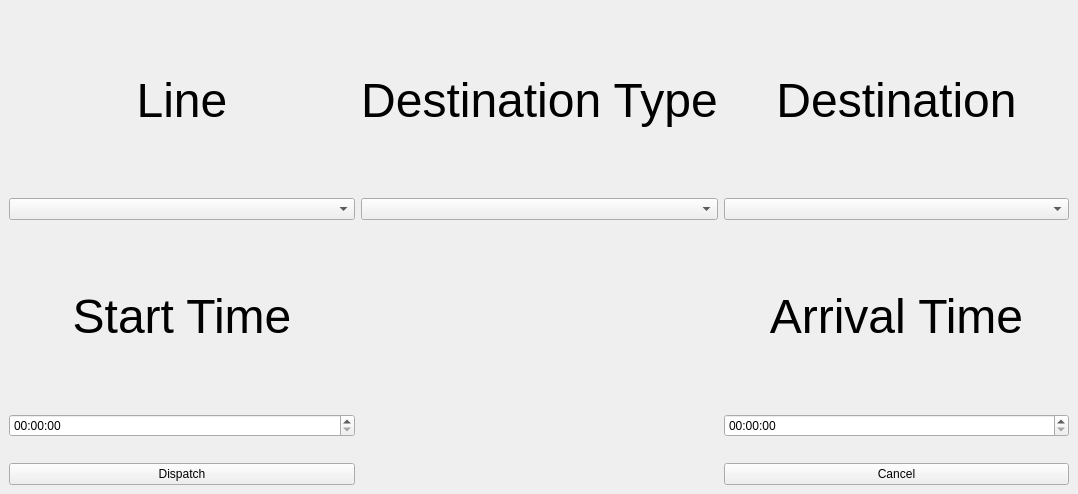
<?xml version="1.0" encoding="UTF-8"?>
<ui version="4.0">
 <class>MainWindow</class>
 <widget class="QMainWindow" name="MainWindow">
  <property name="geometry">
   <rect>
    <x>0</x>
    <y>0</y>
    <width>1078</width>
    <height>494</height>
   </rect>
  </property>
  <property name="windowTitle">
   <string>MainWindow</string>
  </property>
  <widget class="QWidget" name="centralwidget">
   <layout class="QGridLayout" name="gridLayout">
    <item row="0" column="2">
     <widget class="QLabel" name="lblDestination">
      <property name="text">
       <string>&lt;html&gt;&lt;head/&gt;&lt;body&gt;&lt;p&gt;&lt;span style=&quot; font-size:36pt;&quot;&gt;Destination&lt;/span&gt;&lt;/p&gt;&lt;/body&gt;&lt;/html&gt;</string>
      </property>
      <property name="alignment">
       <set>Qt::AlignCenter</set>
      </property>
     </widget>
    </item>
    <item row="4" column="0">
     <widget class="QTimeEdit" name="timeStart"/>
    </item>
    <item row="5" column="0" colspan="3">
     <spacer name="horizontalSpacer">
      <property name="orientation">
       <enum>Qt::Horizontal</enum>
      </property>
      <property name="sizeHint" stdset="0">
       <size>
        <width>40</width>
        <height>20</height>
       </size>
      </property>
     </spacer>
    </item>
    <item row="2" column="2">
     <widget class="QLabel" name="lblArrival">
      <property name="text">
       <string>&lt;html&gt;&lt;head/&gt;&lt;body&gt;&lt;p&gt;&lt;span style=&quot; font-size:36pt;&quot;&gt;Arrival Time&lt;/span&gt;&lt;/p&gt;&lt;/body&gt;&lt;/html&gt;</string>
      </property>
      <property name="alignment">
       <set>Qt::AlignCenter</set>
      </property>
     </widget>
    </item>
    <item row="0" column="0">
     <widget class="QLabel" name="lblLine">
      <property name="text">
       <string>&lt;html&gt;&lt;head/&gt;&lt;body&gt;&lt;p&gt;&lt;span style=&quot; font-size:36pt;&quot;&gt;Line&lt;/span&gt;&lt;/p&gt;&lt;/body&gt;&lt;/html&gt;</string>
      </property>
      <property name="alignment">
       <set>Qt::AlignCenter</set>
      </property>
     </widget>
    </item>
    <item row="0" column="1">
     <widget class="QLabel" name="lblDispatchType">
      <property name="text">
       <string>&lt;html&gt;&lt;head/&gt;&lt;body&gt;&lt;p&gt;&lt;span style=&quot; font-size:36pt;&quot;&gt;Destination Type&lt;/span&gt;&lt;/p&gt;&lt;/body&gt;&lt;/html&gt;</string>
      </property>
      <property name="alignment">
       <set>Qt::AlignCenter</set>
      </property>
     </widget>
    </item>
    <item row="1" column="2">
     <widget class="QComboBox" name="comboDestination">
      <property name="editable">
       <bool>false</bool>
      </property>
     </widget>
    </item>
    <item row="6" column="0">
     <widget class="QPushButton" name="btnDispatch">
      <property name="text">
       <string>Dispatch</string>
      </property>
     </widget>
    </item>
    <item row="2" column="0">
     <widget class="QLabel" name="lblStart">
      <property name="text">
       <string>&lt;html&gt;&lt;head/&gt;&lt;body&gt;&lt;p&gt;&lt;span style=&quot; font-size:36pt;&quot;&gt;Start Time&lt;/span&gt;&lt;/p&gt;&lt;/body&gt;&lt;/html&gt;</string>
      </property>
      <property name="alignment">
       <set>Qt::AlignCenter</set>
      </property>
     </widget>
    </item>
    <item row="1" column="0">
     <widget class="QComboBox" name="comboLine">
      <property name="editable">
       <bool>false</bool>
      </property>
     </widget>
    </item>
    <item row="6" column="2">
     <widget class="QPushButton" name="btnCancel">
      <property name="text">
       <string>Cancel</string>
      </property>
     </widget>
    </item>
    <item row="1" column="1">
     <widget class="QComboBox" name="comboDestinationType">
      <property name="editable">
       <bool>false</bool>
      </property>
     </widget>
    </item>
    <item row="4" column="2">
     <widget class="QTimeEdit" name="timeArrival"/>
    </item>
   </layout>
  </widget>
 </widget>
 <resources/>
 <connections>
  <connection>
   <sender>btnCancel</sender>
   <signal>clicked()</signal>
   <receiver>MainWindow</receiver>
   <slot>lower()</slot>
   <hints>
    <hint type="sourcelabel">
     <x>472</x>
     <y>414</y>
    </hint>
    <hint type="destinationlabel">
     <x>316</x>
     <y>217</y>
    </hint>
   </hints>
  </connection>
 </connections>
</ui>
